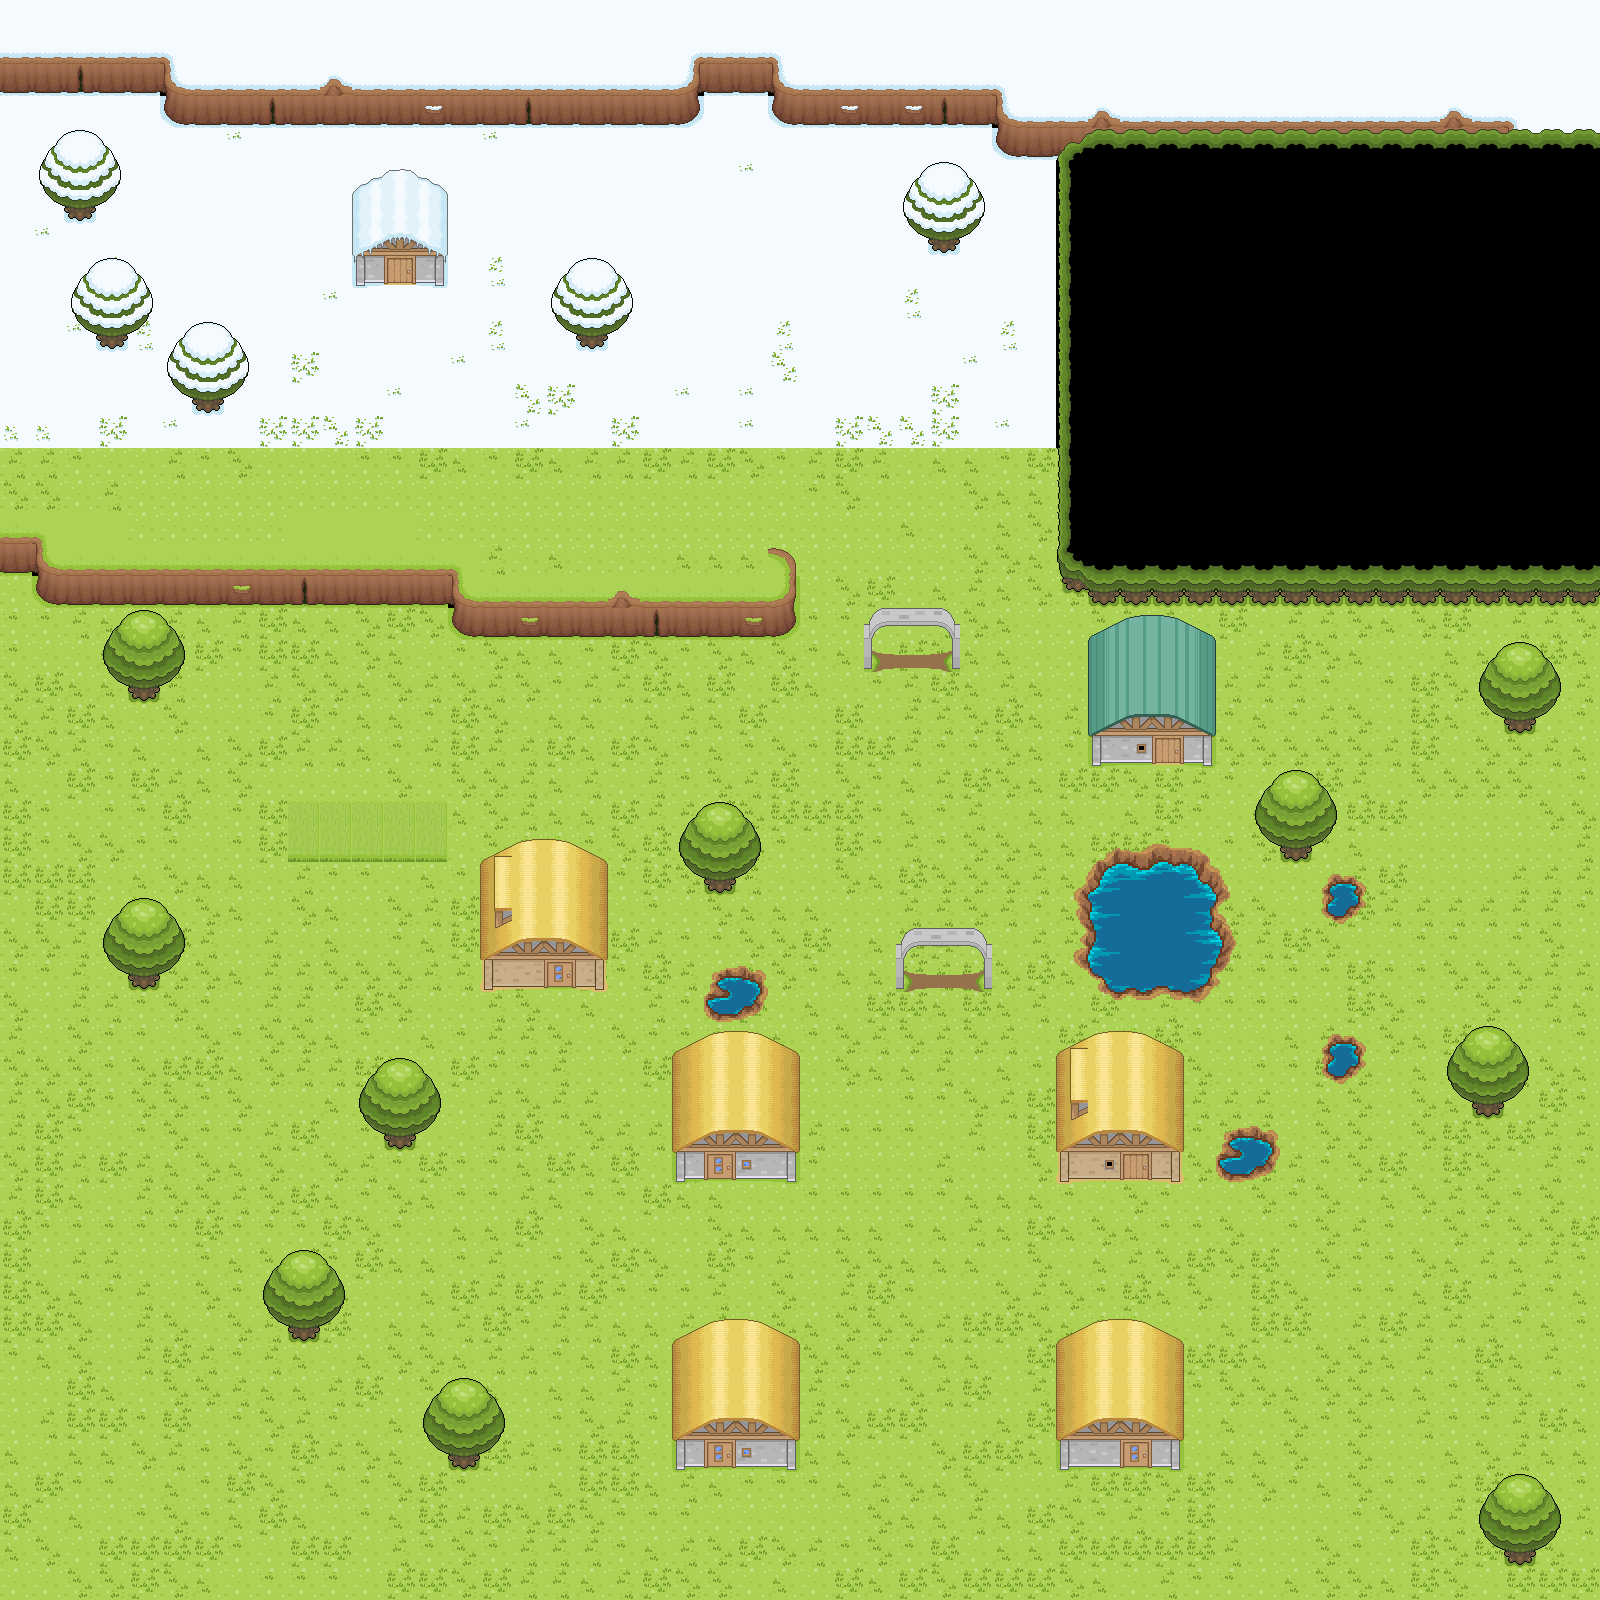

Rendered tile map (Tiled .tmx) drawn with the repository's tilesets; below, a short description and the map source with its tile grids summarised:
An orthogonal 50x50 tile map with 32x32 px tiles, 5 tile layers (under0, under1, under2, Player, ...), 4 tilesets and 47 objects (43x blocker, player, map1.tmx).

<map version="1.0" orientation="orthogonal" renderorder="right-down" width="50" height="50" tilewidth="32" tileheight="32" nextobjectid="48">
 <tileset firstgid="1" name="Revolution_Grasslands" tilewidth="32" tileheight="32" tilecount="190" columns="10">
  <image source="tilesets/revolution_grasslands.png" trans="a349a4" width="320" height="608" />
  <tile id="5">
   <properties>
    <property name="ranomd" value="tile" />
   </properties>
  </tile>
 </tileset>
 <tileset firstgid="191" name="revolution_snow" tilewidth="32" tileheight="32" tilecount="154" columns="11">
  <image source="tilesets/revolution_snow.png" trans="a349a4" width="352" height="448" />
 </tileset>
 <tileset firstgid="345" name="revolution_town" tilewidth="32" tileheight="32" tilecount="275" columns="11">
  <image source="tilesets/revolution_town.png" trans="a349a4" width="352" height="831" />
 </tileset>
 <tileset firstgid="620" name="water" tilewidth="32" tileheight="32" tilecount="144" columns="12">
  <image source="tilesets/water.png" width="384" height="384" />
 </tileset>
 <layer name="under0" width="50" height="50">
  <data>[2500 cells, 2498 non-empty, 38 distinct tile ids]</data>
 </layer>
 <layer name="under1" width="50" height="50">
  <data>[2500 cells, 164 non-empty, 72 distinct tile ids]</data>
 </layer>
 <layer name="under2" width="50" height="50">
  <data>[2500 cells, 10 non-empty, 4 distinct tile ids]</data>
 </layer>
 <layer name="Player" width="50" height="50">
  <data>[2500 cells, 0 non-empty, 0 distinct tile ids]</data>
 </layer>
 <layer name="over0" width="50" height="50">
  <data>[2500 cells, 246 non-empty, 75 distinct tile ids]</data>
 </layer>
 <objectgroup name="walls">
  <object id="1" name="blocker" type="blocker" x="1056" y="128" width="544" height="480" />
  <object id="2" name="blocker" type="blocker" x="32" y="576" width="416" height="32" />
  <object id="3" name="blocker" type="blocker" x="448" y="608" width="352" height="32" />
  <object id="4" name="blocker" type="blocker" x="768" y="544" />
  <object id="5" name="blocker" type="blocker" x="768" y="544" width="32" height="64" />
  <object id="6" name="blocker" type="blocker" x="0" y="544" width="32" height="32" />
  <object id="7" name="blocker" type="blocker" x="0" y="64" width="992" height="32" />
  <object id="8" name="blocker" type="blocker" x="160" y="96" width="544" height="32" />
  <object id="9" name="blocker" type="blocker" x="768" y="96" width="224" height="32" />
  <object id="10" name="blocker" type="blocker" x="992" y="96" width="64" height="64" />
  <object id="11" name="blocker" type="blocker" x="672" y="1088" width="128" height="96" />
  <object id="12" name="blocker" type="blocker" x="1056" y="1088" width="128" height="96" />
  <object id="13" name="blocker" type="blocker" x="1088" y="672" width="128" height="96" />
  <object id="14" name="blocker" type="blocker" x="672" y="1376" width="128" height="96" />
  <object id="15" name="blocker" type="blocker" x="1056" y="1376" width="128" height="96" />
  <object id="16" name="blocker" type="blocker" x="480" y="896" width="128" height="96" />
  <object id="17" name="blocker" type="blocker" x="128" y="672" width="32" height="32" />
  <object id="18" name="blocker" type="blocker" x="128" y="960" width="32" height="32" />
  <object id="19" name="blocker" type="blocker" x="384" y="1120" width="32" height="32" />
  <object id="20" name="blocker" type="blocker" x="288" y="1312" width="32" height="32" />
  <object id="21" name="blocker" type="blocker" x="448" y="1440" width="32" height="32" />
  <object id="22" name="blocker" type="blocker" x="704" y="864" width="32" height="32" />
  <object id="23" name="blocker" type="blocker" x="1280" y="832" width="32" height="32" />
  <object id="24" name="blocker" type="blocker" x="1472" y="1088" width="32" height="32" />
  <object id="25" name="blocker" type="blocker" x="1504" y="1536" width="32" height="32" />
  <object id="26" name="blocker" type="blocker" x="1504" y="704" width="32" height="32" />
  <object id="27" x="896" y="960">
   <polyline points="0,0 0,32" />
  </object>
  <object id="28" name="blocker" type="blocker" x="992" y="960">
   <polyline points="0,0 0,32" />
  </object>
  <object id="29" name="blocker" type="blocker" x="864" y="640">
   <polyline points="0,0 0,32" />
  </object>
  <object id="30" name="blocker" type="blocker" x="960" y="640">
   <polyline points="0,0 0,32" />
  </object>
  <object id="31" name="blocker" type="blocker" x="64" y="192" width="32" height="32" />
  <object id="32" name="blocker" type="blocker" x="96" y="320" width="32" height="32" />
  <object id="33" name="blocker" type="blocker" x="192" y="384" width="32" height="32" />
  <object id="34" name="blocker" type="blocker" x="352" y="224" width="96" height="64" />
  <object id="35" name="blocker" type="blocker" x="576" y="320" width="32" height="32" />
  <object id="36" name="blocker" type="blocker" x="928" y="224" width="32" height="32" />
  <object id="37" name="blocker" type="blocker" x="1088" y="864" width="128" height="128" />
  <object id="38" x="704" y="960" width="64" height="64" />
  <object id="39" name="blocker" type="blocker" x="1216" y="1120" width="64" height="64" />
  <object id="40" name="blocker" type="blocker" x="1312" y="1024" width="64" height="64" />
  <object id="41" name="blocker" type="blocker" x="1312" y="864" width="64" height="64" />
  <object id="42" name="blocker" type="blocker" x="1" y="2" width="9" height="1600" />
  <object id="43" name="blocker" type="blocker" x="1" y="1589" width="1603" height="9" />
  <object id="44" name="blocker" type="blocker" x="1592" y="0" width="5" height="1603" />
  <object id="45" name="blocker" type="blocker" x="0" y="1" width="1594" height="5" />
 </objectgroup>
 <objectgroup name="Characters">
  <object id="46" name="player" type="player" x="890" y="1446" width="49" height="41" />
 </objectgroup>
 <objectgroup name="Portals">
  <object id="47" name="portal" type="map1.tmx" x="780" y="1535" width="319" height="56" />
 </objectgroup>
</map>
